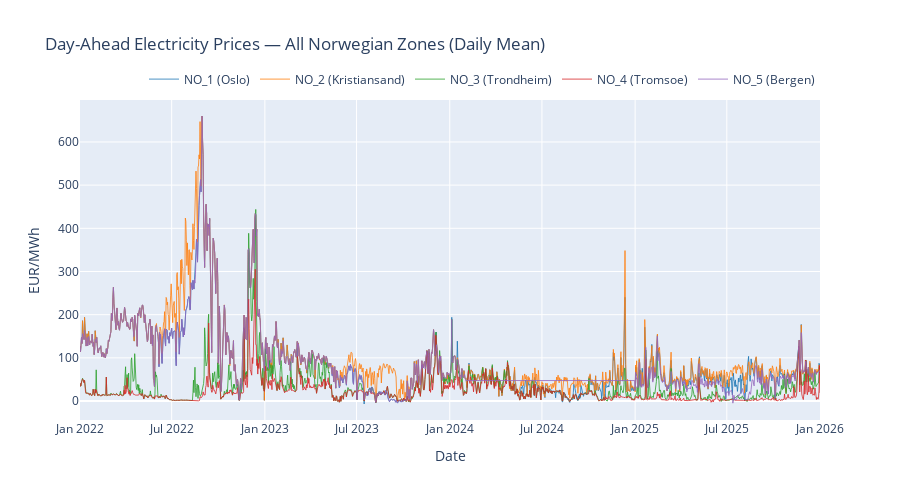

Notebook source saved alongside this figure:
### Code cell
# Data overview: per-zone price statistics
stats_rows = []
for zone in ZONES:
    price = zone_data[zone][TARGET]
    stats_rows.append({
        "Zone": f"{zone} ({ZONE_NAMES[zone]})",
        "Hours": len(price),
        "Mean (EUR/MWh)": round(price.mean(), 2),
        "Std": round(price.std(), 2),
        "Min": round(price.min(), 2),
        "Max": round(price.max(), 2),
        "Median": round(price.median(), 2),
    })

stats_df = pd.DataFrame(stats_rows)
display(stats_df)

# Plotly overlay: all 5 zone price series
zone_colors = {
    "NO_1": "#1f77b4",  # blue
    "NO_2": "#ff7f0e",  # orange
    "NO_3": "#2ca02c",  # green
    "NO_4": "#d62728",  # red
    "NO_5": "#9467bd",  # purple
}

fig = go.Figure()
for zone in ZONES:
    price = zone_data[zone][TARGET]
    # Resample to daily mean for readability
    daily = price.resample("D").mean()
    fig.add_trace(go.Scatter(
        x=daily.index, y=daily.values,
        name=f"{zone} ({ZONE_NAMES[zone]})",
        line=dict(width=1, color=zone_colors[zone]),
        opacity=0.8,
    ))

fig.update_layout(
    title="Day-Ahead Electricity Prices — All Norwegian Zones (Daily Mean)",
    xaxis_title="Date",
    yaxis_title="EUR/MWh",
    height=500,
    hovermode="x unified",
    legend=dict(orientation="h", yanchor="bottom", y=1.02, xanchor="right", x=1),
)
fig.show()

### Figure 1 — Plotly figure (JSON) as saved in the notebook; plotly's stock layout.template omitted (floating-point values rounded to 4 significant figures; data arrays with more than 128 entries replaced by an {"elided": "..."} marker saying what was removed)
{"data": [{"line": {"color": "#1f77b4", "width": 1}, "name": "NO_1 (Oslo)", "opacity": 0.8, "type": "scatter", "x": {"elided": "1462 str values"}, "y": {"elided": "1462 float values"}}, {"line": {"color": "#ff7f0e", "width": 1}, "name": "NO_2 (Kristiansand)", "opacity": 0.8, "type": "scatter", "x": {"elided": "1462 str values"}, "y": {"elided": "1462 float values"}}, {"line": {"color": "#2ca02c", "width": 1}, "name": "NO_3 (Trondheim)", "opacity": 0.8, "type": "scatter", "x": {"elided": "1462 str values"}, "y": {"elided": "1462 float values"}}, {"line": {"color": "#d62728", "width": 1}, "name": "NO_4 (Tromsoe)", "opacity": 0.8, "type": "scatter", "x": {"elided": "1462 str values"}, "y": {"elided": "1462 float values"}}, {"line": {"color": "#9467bd", "width": 1}, "name": "NO_5 (Bergen)", "opacity": 0.8, "type": "scatter", "x": {"elided": "1462 str values"}, "y": {"elided": "1462 float values"}}], "layout": {"height": 500, "hovermode": "x unified", "legend": {"orientation": "h", "x": 1, "xanchor": "right", "y": 1.02, "yanchor": "bottom"}, "title": {"text": "Day-Ahead Electricity Prices — All Norwegian Zones (Daily Mean)"}, "xaxis": {"title": {"text": "Date"}}, "yaxis": {"title": {"text": "EUR/MWh"}}}}
